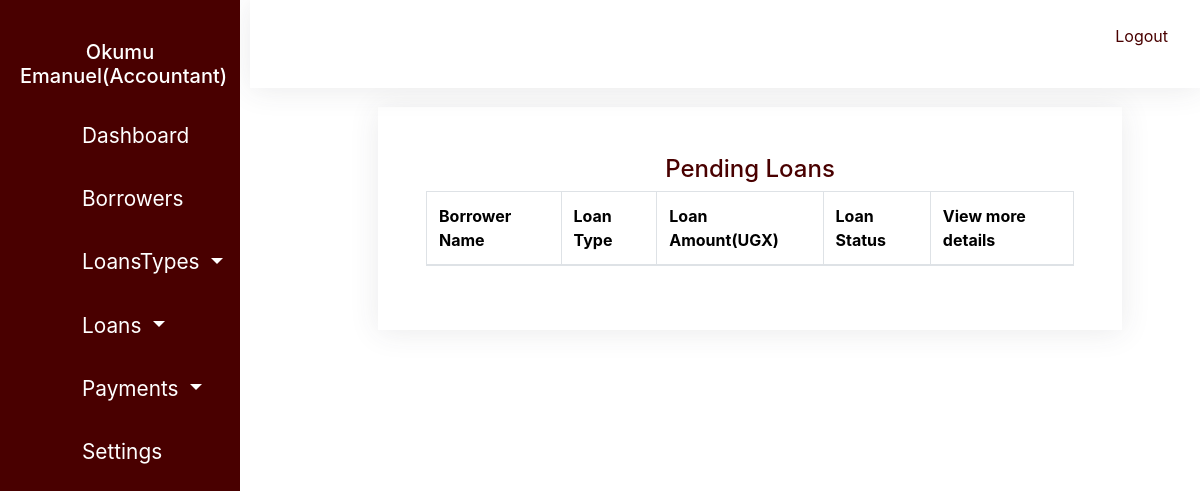
Page /admin/index.php?id=pending_loans (signed in) on the committed database.
### tables this page shows
CREATE TABLE `accountant` (
  `id` int(11) NOT NULL,
  `firstname` varchar(100) NOT NULL,
  `lastname` varchar(100) NOT NULL,
  `phone` text NOT NULL,
  `email` varchar(100) NOT NULL,
  `password` varchar(100) NOT NULL,
  `role` text NOT NULL DEFAULT 'accountant'
);

### admin/data/get_data.php (called while the page is built, shortened)
<?php
function getEmployeeById($employee_id, $role, $conn){
    $sql = "SELECT * FROM {$role} WHERE id=?";
    $stmt = $conn->prepare($sql);
    $stmt->execute([$employee_id]);
    if($stmt->rowCount()==1){
        $employee = $stmt->fetch();
        return $employee;
    }else{
        return 0;
    }
}
?>

### admin/index.php (the view, shortened to what this page needs)
<?php
$sessionId = $_SESSION['id'] ?? '';
$role = $_SESSION['role'] ?? '';
$id = $_REQUEST['id'] ?? 'dashboard';
include("include/db_con.php");
include("data/get_data.php");
?>
<!DOCTYPE html>
<html lang="en">
<head>
    <link href="https://cdn.jsdelivr.net/npm/bootstrap@5.3.1/dist/css/bootstrap.min.css" rel="stylesheet"
>
    <link rel="stylesheet" href="https://maxcdn.bootstrapcdn.com/bootstrap/4.5.2/css/bootstrap.min.css">
    <link rel="stylesheet" href="https://maxcdn.bootstrapcdn.com/bootstrap/4.5.2/css/bootstrap.min.css">
    <link rel="stylesheet" href="https://cdnjs.cloudflare.com/ajax/libs/font-awesome/6.4.2/css/all.min.css">
    <link rel="stylesheet" href="assets/css/style.css">
</head>
<body>
    <div class="sidebar bg_maroon">
        <h5 class="text-center"><?php
        $employee = getEmployeeById($sessionId, $role, $conn);
        $r = "";
        if ($employee['role'] == 'employee') {
            $r = 'Admin';
        } elseif ($employee['role'] == 'accountant') {
            $r = 'Accountant';
        }
        echo $employee['firstname'] . " " . $employee['lastname'] . "(" . $r . ")";
        ?></h5>
        <ul class="">
            <li class=" <?php if ('dashboard' == $id) {
                echo "active";
            } ?>">
                <a href="index.php?id=dashboard" class="nav-link">Dashboard</a>
            </li>
            <li class=" <?php if ('borrowers' == $id) {
                echo "active";
            } ?>">
                <a href="index.php?id=borrowers" class="nav-link">Borrowers</a>
            </li>
            <li class="nav-item dropdown">
                <a class="nav-link dropdown-toggle <?php if ('add_loanType' == $id || 'all_loanType' == $id) {
                    echo "active";
                } ?> " href="#" id="loanTypeDropdown" role="button" data-toggle="dropdown" aria-haspopup="true"
                    aria-expanded="false">
                    LoansTypes
                </a>
            </li>
            <li class="nav-item dropdown">
                <a class="nav-link dropdown-toggle" href="#" id="loanDropdown" role="button" data-toggle="dropdown"
                    aria-haspopup="true" aria-expanded="false">
                    Loans
                </a>
            </li>
            <li class="nav-item dropdown">
                <a class="nav-link dropdown-toggle <?php if ('pending_payments' == $id || 'cleared_payments' == $id) {
                    echo "active";
                } ?> " href="#" id="paymentsDropdown" role="button" data-toggle="dropdown" aria-haspopup="true"
                    aria-expanded="false">
                    Payments
                </a>
            </li>
            <li class=" <?php if ('settings' == $id) {
                echo "active";
            } ?>">
                <a href="index.php?id=settings" class="nav-link">Settings</a>
            </li>
        </ul>
    </div>
    <div class="topbar">
        <div class="p-3 bg_white">
            <p class="text-end text_maroon"><a href="logout.php" class="nav-link">Logout</a></p>
        </div>
    </div>
    <div class="container-fluid">
        <div class="dashboard  p-5">
            <div class="container">
                <?php if ('pending_loans' == $id) {
                    ?>
                            <div class="bg_white p-5">
                                <h4 class="text-center text_maroon">Pending Loans</h4>
                                <table class="table table-striped table-bordered">
                                    <thead>
                                        <tr>
                                            <th scope="col">Borrower Name</th>
                                            <th scope="col">Loan Type</th>
                                            <th scope="col">Loan Amount(UGX)</th>
                                            <th scope="col">Loan Status</th>
                                            <th scope="col">View more details</th>
                                        </tr>
                                    </thead>
                                </table>
                            </div>
                            <?php
                }
                ?>
    </div>
    </div>
    </div>
</body>
</html>

### admin/assets/css/style.css (style rules this page uses)
.bg_white { -webkit-box-shadow: 0 0.15rem 1.75rem 0 rgba(58, 59, 69, 0.1); box-shadow: 0 0.15rem 1.75rem 0 rgba(58, 59, 69, 0.1); background-color: #FFF; }
.text_maroon { color: #490000; }
.bg_maroon { background: #490000; color: #E4C7B7; }
.sidebar { height: 60vh; top: 0; left: 0; padding: 5px; height: 100vh; color: white; float: left; width: 20%; position: fixed; top: 0; overflow-y: auto; left: 0; bottom: 0; padding: 40px 20px 20px 20px; z-index: 999; }
ul { list-style: none; padding: 8px; }
ul li { padding: 8px; margin-left: 30px; font-size: 1.3rem; }
.topbar { position: fixed; width: 100%; top: 0; left: 0; padding-left: 250px; right: 0; }
.dashboard { margin-left: 300px; margin-top: 5%; }

### rows in the picture
accountant: firstname "Okumu", lastname "Emanuel", role "Accountant"
